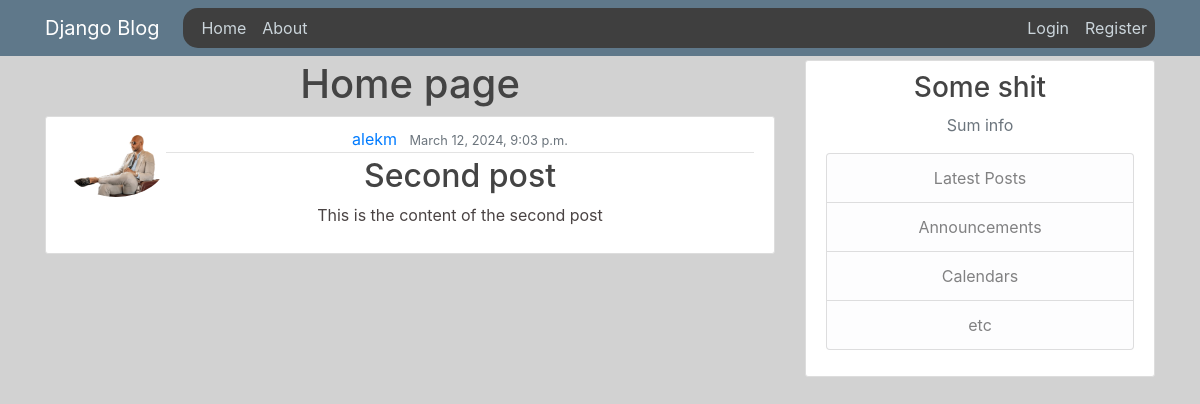
Screenshot of /about/post/5/ with the database file from the repository.
### tutorial_app_name1/models.py (models this page shows, shortened)
class Post (models.Model):
    title = models.CharField(max_length=100)
    content = models.TextField()
    date_posted = models.DateTimeField(default=timezone.now)
    author = models.ForeignKey(User, on_delete= models.CASCADE)

### tutorial_registration/models.py (models this page shows, shortened)
class Profile(models.Model):
    user = models.OneToOneField(User, on_delete=models.CASCADE)
    image = models.ImageField(default='default.jpg', upload_to='profile_pics')

### tutorial_app_name1/views.py (the view)
# urls.py: path('post/<int:pk>/', PostDetailView.as_view(),name='post-detail'),
class PostDetailView(DetailView):#default finction
    model =Post

### tutorial_app_name1/templates/tutorial_app_name1/post_detail.html
{% extends "tutorial_app_name1/common.html" %}
{% block content %}
    <h1>Home page</h1>
    <article class="media content-section">
        <img
       class="rounded-circle" src ="{{ object.author.profile.image.url }}" style="max-width: 100px;padding: 0px;margin: 0px;">
        <div class="media-body">
          <div class="article-metadata">
            <a class="mr-2" href="#">{{ object.author }}</a>
            <small class="text-muted">{{ object.date_posted}}</small>
          </div>
          <h2 class="article-title">{{ object.title }}</h2>
          <p class="article-content" style="color: rgba(36, 28, 28, 0.826);">{{ object.content }}</p>
        </div>
      </article>
{% endblock content %}

### tutorial_app_name1/static/tutorial_app_name1/main.css (style rules this page uses)
body { background: #fafafa; color: #333333; margin-top: 5rem; }
h1, h2, h3, h4, h5, h6 { color: #444444; }
.content-section { background: #ffffff; padding: 10px 20px; border: 1px solid #dddddd; border-radius: 3px; margin-bottom: 20px; }
.article-title { color: #444444; }
.article-content { white-space: pre-line; }
.article-metadata { padding-bottom: 1px; margin-bottom: 4px; border-bottom: 1px solid #e3e3e3 }

### rows the page displays
Post: author.profile.image (picture), author "alekm", date_posted "March 12, 2024, 9:03 p.m.", title "Second post", content "This is the content of the second post"
